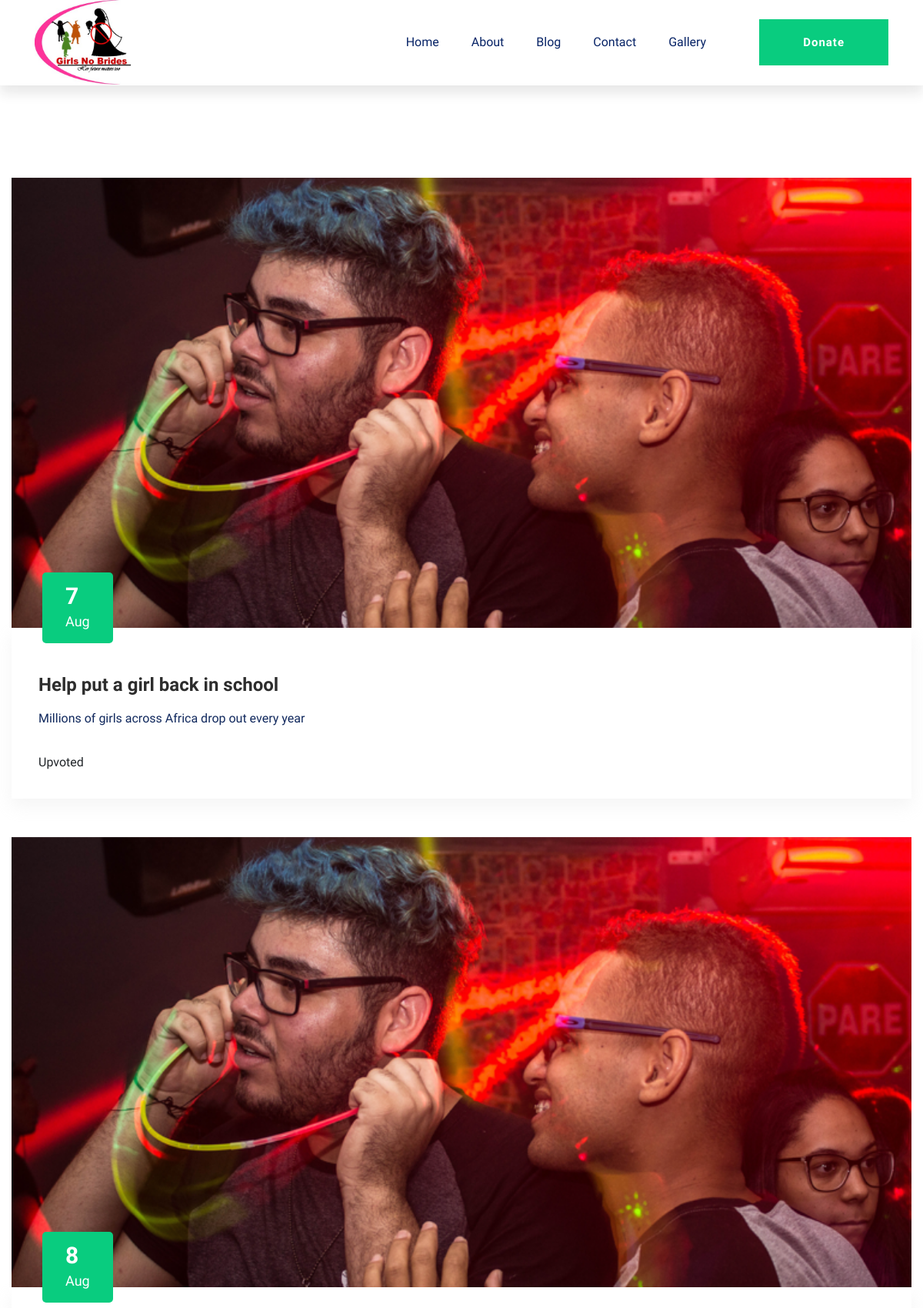
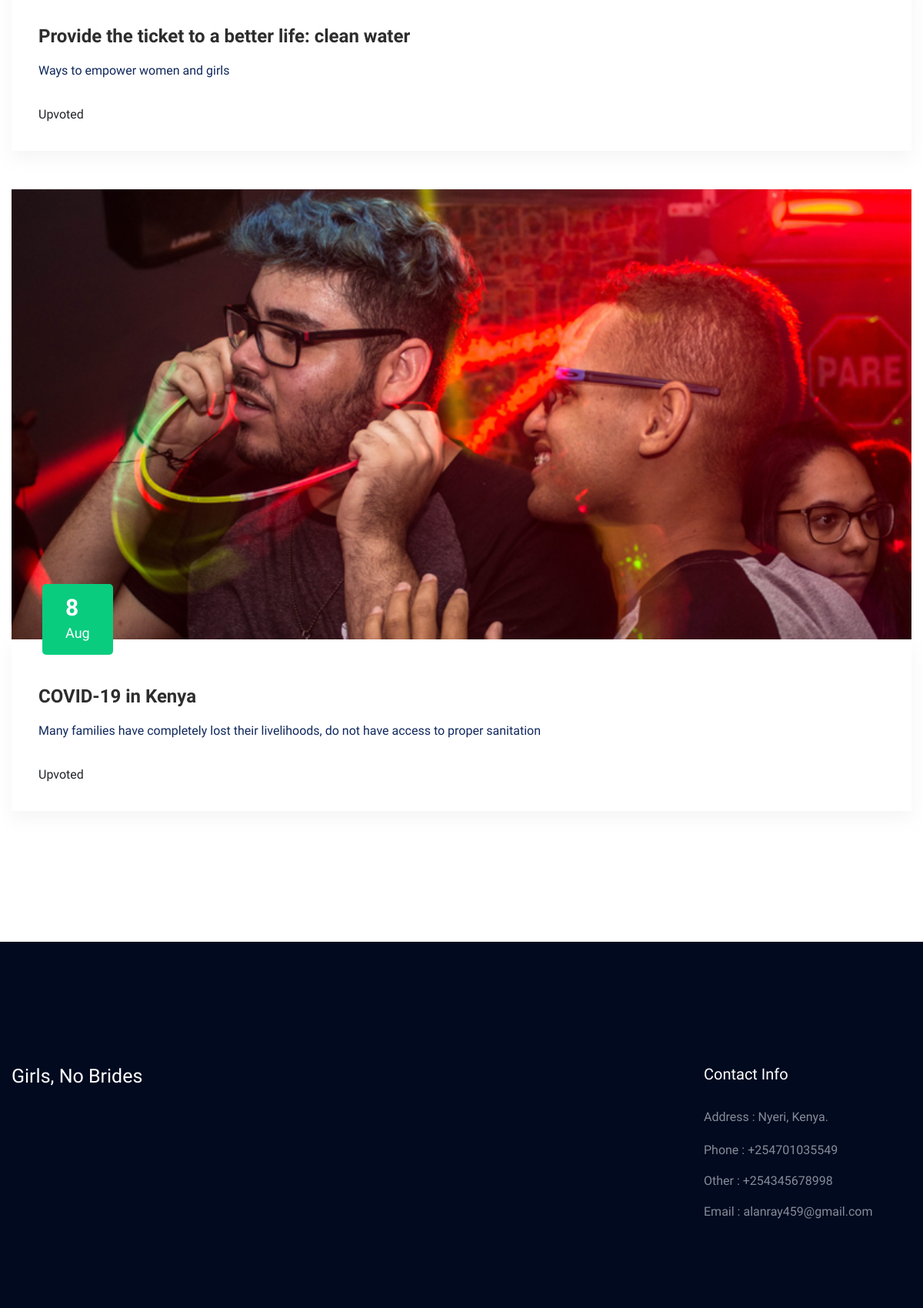
Screenshot of /blog/ (upper part) with the database file from the repository (2 pictures, top to bottom).
### app/models.py (models this page shows, shortened)
class Blog(models.Model):
    hq_image = models.ImageField(null=True)
    main_title = models.CharField(max_length=100, blank=True, null=True)
    sub_title = models.CharField(max_length=100, blank=True, null=True)
    content = models.TextField()
    link = models.CharField(max_length=100)
    date = models.DateTimeField(blank=True, default=now)
    author_name = models.CharField(
        max_length=50, blank=True, default="Unkown Author", null=True)
    author_pic = models.ImageField(null=True, blank=True)
    author_remarks = models.TextField(
        blank=True, default="No remarks", null=True)
    extract = models.TextField(blank=True, default="No quote", null=True)

class ContactInformation(models.Model):
    address = models.CharField(max_length=100, blank=True, null=True)
    phone_1 = models.CharField(max_length=16)
    phone_2 = models.CharField(max_length=16)
    email = models.EmailField()

### app/views.py (the view)
# urls.py: path("blog/", blog),
def blog(request):
    if request.method == "GET":
        missions = Mission.objects.all()
        contacts = ContactInformation.objects.all()
        blogs = Blog.objects.all()
        return render(request, "blog.html", context={"missions": missions, "contacts": contacts, "blogs": blogs})

### app/templates/blog.html
{%extends 'base.html'%} {%load static%} {%block content%}
<main>
  <section class="blog_area section-padding">
    <div class="container">
      <div class="row">
        <div class="col-lg-12 mb-5 mb-lg-0">
          <div class="blog_left_sidebar">
            {%for blog in blogs%}
            <article class="blog_item">
              <div class="blog_item_img">
                <img
                  class="card-img rounded-0"
                  src="assets/img/blog/single_blog_1.png"
                  alt=""
                />
                <a href="#" class="blog_item_date">
                  <h3>{{blog.date.day}}</h3>
                  <p>{{blog.date|date:"M"}}</p>
                </a>
              </div>
              <div class="blog_details">
                <a class="d-inline-block" href="/blog/{{blog.id}}/">
                  <h2 class="blog-head" style="color: #2d2d2d;">
                    {{blog.main_title}}
                  </h2>
                </a>
                <p>
                  {{blog.sub_title}}
                </p>
                <span>Upvoted</span>
              </div>
            </article>
            {%endfor%}
          </div>
        </div>
      </div>
    </div>
  </section>
</main>
{%endblock content%}

### app/templates/base.html (shortened to what this page needs)
{%load static%} {% load markdown_extras %}
<!DOCTYPE html>
<html class="no-js" lang="zxx">
  <head>
    <link rel="stylesheet" href="{% static 'assets/css/bootstrap.min.css'%}" />
    <link
      rel="stylesheet"
      href="{% static 'assets/css/owl.carousel.min.css'%}"
    />
    <link rel="stylesheet" href="{% static 'assets/css/slicknav.css'%}" />
    <link rel="stylesheet" href="{% static 'assets/css/flaticon.css'%}" />
    <link
      rel="stylesheet"
      href="{% static 'assets/css/progressbar_barfiller.css'%}"
    />
    <link rel="stylesheet" href="{% static 'assets/css/gijgo.css'%}" />
    <link rel="stylesheet" href="{% static 'assets/css/animate.min.css'%}" />
    <link
      rel="stylesheet"
      href="{% static 'assets/css/animated-headline.css'%}"
    />
    <link rel="stylesheet" href="{% static 'assets/css/magnific-popup.css'%}" />
    <link
      rel="stylesheet"
      href="{% static 'assets/css/fontawesome-all.min.css'%}"
    />
    <link rel="stylesheet" href="{% static 'assets/css/themify-icons.css'%}" />
    <link rel="stylesheet" href="{% static 'assets/css/slick.css'%}" />
    <link rel="stylesheet" href="{% static 'assets/css/nice-select.css'%}" />
    <link rel="stylesheet" href="{% static 'assets/css/style.css'%}" />
    <link rel="stylesheet" href="{% static 'CSS/main.css' %}" />
  </head>
  <body>
    <header>
      <div class="header-area">
        <div class="main-header">
          <div class="header-bottom header-sticky">
            <div class="container-fluid">
              <div class="row align-items-center">
                <div class="col-xl-2 col-lg-2">
                  <div class="logo">
                    <a href="/"
                      ><img
                        src="{% static 'images/logo.jpg'%}"
                        alt=""
                        width="150px"
                    /></a>
                  </div>
                </div>
                <div class="col-xl-10 col-lg-10">
                  <div
                    class="menu-wrapper d-flex align-items-center justify-content-end"
                  >
                    <div class="main-menu d-none d-lg-block">
                      <nav>
                        <ul id="navigation">
                          <li><a href="/">Home</a></li>
                          <li><a href="/about">About</a></li>
                          <li>
                            <a href="/blog">Blog</a>
                          </li>
                          <li><a href="/contact">Contact</a></li>
                          <li><a href="/gallery">Gallery</a></li>
                        </ul>
                      </nav>
                    </div>
                    <div class="header-right-btn d-none d-lg-block ml-20">
                      <a href="/contact" class="btn header-btn">Donate</a>
                    </div>
                  </div>
                </div>
                <div class="col-12">
                </div>
              </div>
            </div>
          </div>
        </div>
      </div>
    </header>
    {%block content%} {%endblock content%}
    <footer>
      <div
        class="footer-wrapper section-bg2"
        data-background="{% static 'assets/img/gallery/footer_bg.png'%}"
      >
        <div class="footer-area footer-padding">
          <div class="container">
            <div class="row d-flex justify-content-between">
              <div class="col-xl-3 col-lg-3 col-md-4 col-sm-6">
                <div class="single-footer-caption mb-50">
                  <div class="single-footer-caption mb-30">
                    <div class="footer-tittle">
                      <div class="footer-logo mb-20">
                        <a href="/">
                          <h1 style="color: white !important;">
                            Girls, No Brides
                          </h1>
                        </a>
                      </div>
                    </div>
                  </div>
                </div>
              </div>
              <div class="col-xl-3 col-lg-3 col-md-4 col-sm-5">
                <div class="single-footer-caption mb-50">
                  <div class="footer-tittle">
                    <h4>Contact Info</h4>
                    {%for contact in contacts%}
                    <ul>
                      <li>
                        <p>
                          Address : {{contact.address}}.
                        </p>
                      </li>
                      <li><a href="#">Phone : {{contact.phone_1}}</a></li>
                      <li><a href="#">Other : {{contact.phone_2}}</a></li>
                      <li><a href="#">Email : {{contact.email}}</a></li>
                    </ul>
                    {%endfor%}
                  </div>
                </div>
              </div>
            </div>
          </div>
        </div>
      </div>
    </footer>
  </body>
</html>

### rows the page displays
Blog: date.day "7", date "Aug", main_title "Help put a girl back in school", sub_title "Millions of girls across Africa drop out every year"
Blog: date.day "8", date "Aug", main_title "Provide the ticket to a better life: clean water", sub_title "Ways to empower women and girls"
Blog: date.day "8", date "Aug", main_title "COVID-19 in Kenya", sub_title "Many families have completely lost their livelihoods, do not have access to proper sanitation"
ContactInformation: address "Nyeri, Kenya", phone_1 "+254701035549", phone_2 "+254345678998", email "alanray459@gmail.com"
